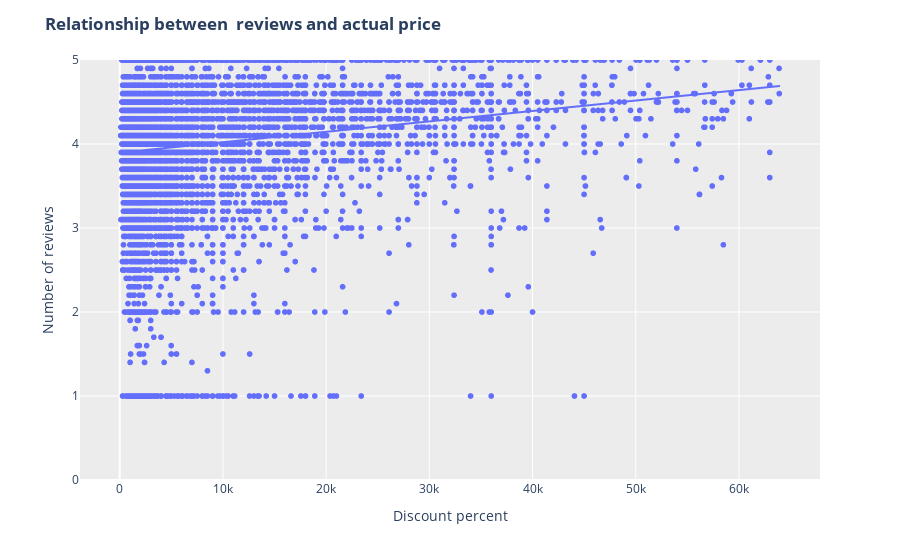

Notebook cell for this chart:
### Code cell
fig = px.scatter(frame, x="actual_price", y="ratings", 
                 trendline="ols")
fig.update_yaxes(range=[0, 5])
fig.update_layout(title = "<b>Relationship between  reviews and actual price</b>",
                 plot_bgcolor = "#ECECEC",
                 yaxis_title = "Number of reviews",
                 xaxis_title = "Discount percent")

fig.show()

### Figure 1 — Plotly figure (JSON) as saved in the notebook; plotly's stock layout.template omitted (floating-point values rounded to 4 significant figures; data arrays with more than 128 entries replaced by an {"elided": "..."} marker saying what was removed)
{"data": [{"hovertemplate": "actual_price=%{x}<br>ratings=%{y}<extra></extra>", "legendgroup": "", "marker": {"color": "#636efa", "symbol": "circle"}, "mode": "markers", "name": "", "showlegend": false, "type": "scattergl", "x": {"elided": "15737 float values"}, "xaxis": "x", "y": {"elided": "15737 float values"}, "yaxis": "y"}, {"hovertemplate": "<b>OLS trendline</b><br>ratings = 1.24082e-05 * actual_price + 3.89695<br>R<sup>2</sup>=0.025256<br><br>actual_price=%{x}<br>ratings=%{y} <b>(trend)</b><extra></extra>", "legendgroup": "", "marker": {"color": "#636efa", "symbol": "circle"}, "mode": "lines", "name": "", "showlegend": false, "type": "scattergl", "x": {"elided": "15737 float values"}, "xaxis": "x", "y": {"elided": "15737 float values"}, "yaxis": "y"}], "layout": {"legend": {"tracegroupgap": 0}, "margin": {"t": 60}, "plot_bgcolor": "#ECECEC", "title": {"text": "<b>Relationship between  reviews and actual price</b>"}, "xaxis": {"anchor": "y", "domain": [0, 1], "title": {"text": "Discount percent"}}, "yaxis": {"anchor": "x", "domain": [0, 1], "range": [0, 5], "title": {"text": "Number of reviews"}}}}
